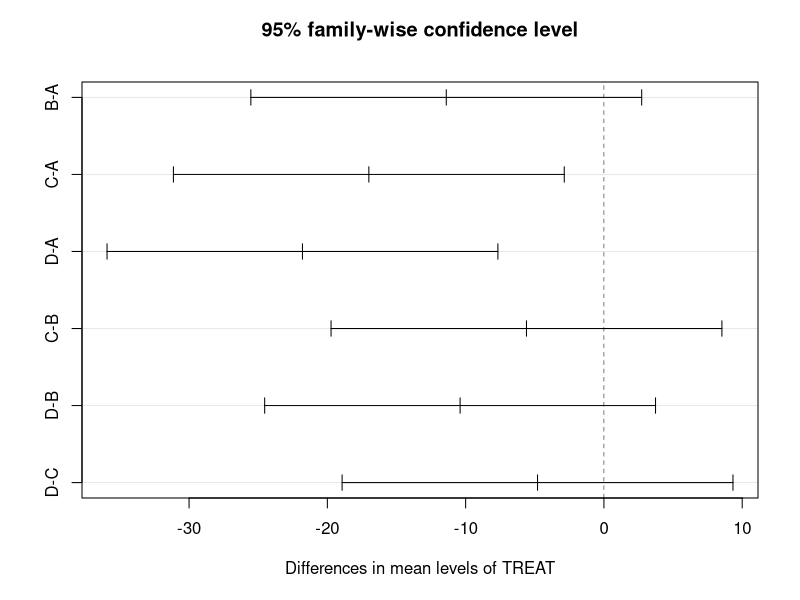
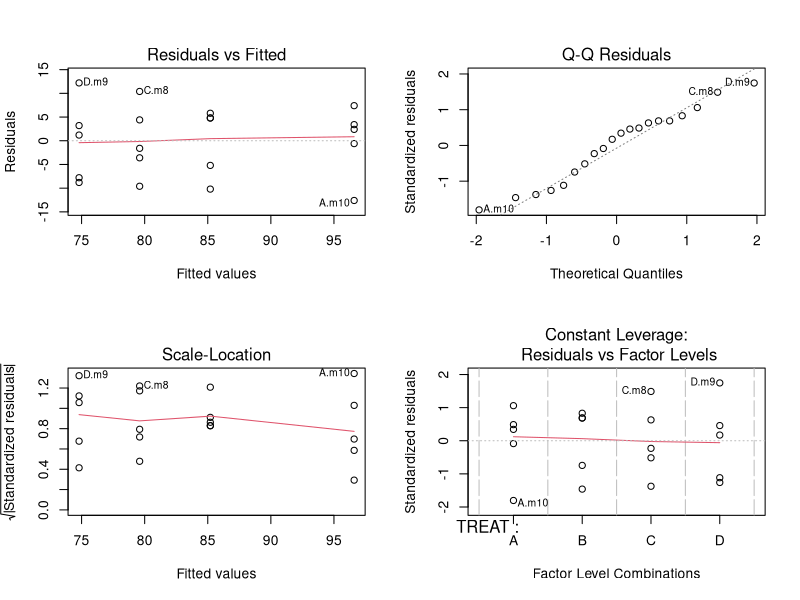
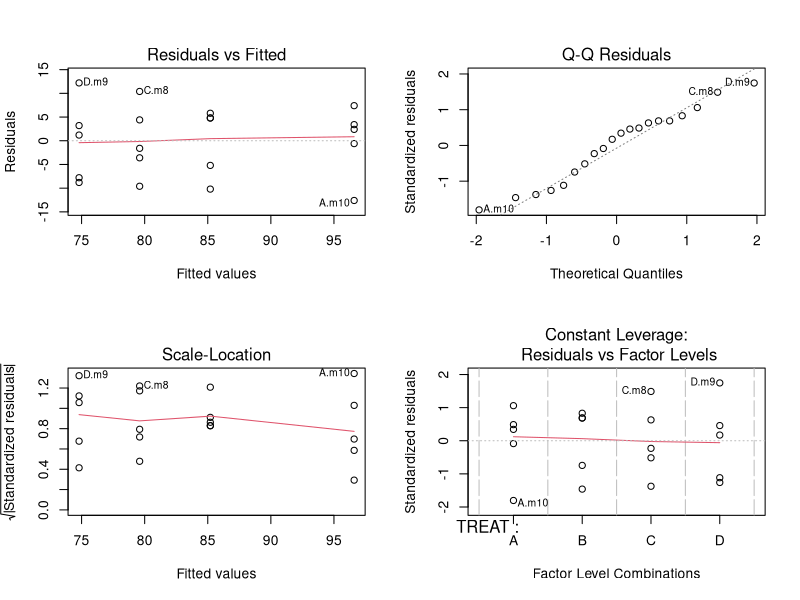
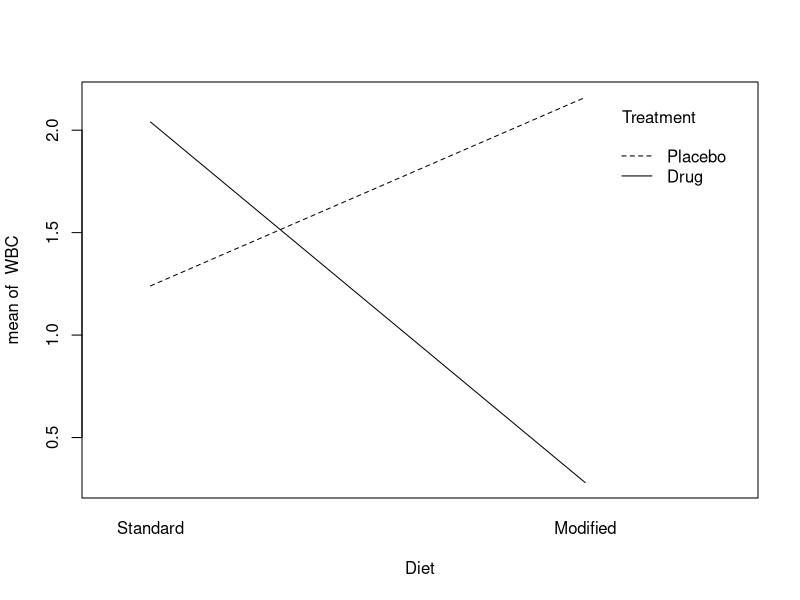
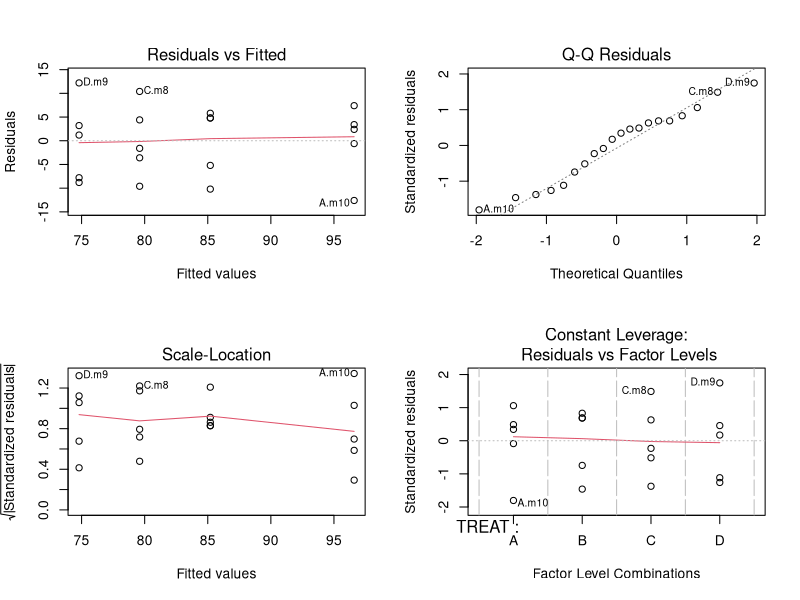

Reproduce these figures in R, in order.
## ---- chunk 1
library(dplyr)
## ---- chunk 2
mice <- paste0("m",1:20)
## ---- chunk 3
randomized<- sample (mice, 20)
TREAT<-rep(LETTERS[1:4], each=5)
names(randomized) <- TREAT
## ---- chunk 4
RESP <- c(96,99,100,104,84,91,90,75,80,90,70,90,84,76,78,78,87,67,66,76)
names(RESP) <- paste(names(randomized), randomized, sep=".")
## ---- chunk 5
dades<-data.frame (TREAT, RESP)
dades$TREAT <- as.factor(TREAT)

kableExtra::kable(dades) %>%  kableExtra::kable_styling(full_width=FALSE)

## ---- chunk 6
model <- RESP ~ TREAT

aov1<-aov (model, data=dades)
summary(aov1)

model.tables(aov1)
model.tables(aov1,type="means") # Mitjanes dels grups
## ---- chunk 7
(hsd=TukeyHSD(aov1,which="TREAT",conf=0.95))
plot(hsd)

## ---- chunk 8
opt<- par(mfrow=c(2,2))
plot(aov1)
par(opt)
## ---- chunk 9
dades<-expand.grid(medium=1:4, Tx =1:6)
## ---- chunk 10
regeneration <- c(34.98,41.22,36.94,39.97,40.89,46.69, 46.65, 41.90, 42.07, 49.42, 52.68, 42.91, 37.18, 45.85, 40.23, 39.20, 37.99, 41.99, 37.61, 40.45, 34.89, 50.15, 44.57, 43.29)
dades <-cbind(dades, regeneration)
dades$medium<-as.factor(dades$medium)
dades$Tx<-as.factor(dades$Tx)
kableExtra::kable(dades) %>%  kableExtra::kable_styling(full_width=FALSE)
## ---- chunk 11
model.1<- regeneration ~ medium + Tx
model.1
## ---- chunk 12
aov.1<-aov (model.1, data=dades)
summary(aov.1)
# equatiomatic::extract_eq(aov.1)
## ---- chunk 13
model.0<- regeneration ~  Tx
aov.0<-aov (model.0, data=dades)
summary(aov.0)
## ---- chunk 14
opt<- par(mfrow=c(2,2))
plot(aov1)
par(opt)

## ---- chunk 15
dades<-expand.grid(replica=1:5, Diet = c("Standard", "Modified"), Treatment=c("Placebo", "Drug"))
kableExtra::kable(dades) %>% kableExtra::kable_styling(full_width=FALSE)
## ---- chunk 16
participants <- paste0("i", 1:20)
assignments <- cbind(dades, Partic=sample(participants))
kableExtra::kable(assignments) %>% kableExtra::kable_styling(full_width=FALSE)

## ---- chunk 17
WBC<-c( 2, .7, 1, 1.2, 1.3, 1.9, 1.9, 3.5, 1.2, 2.3, 2.4, 2.6, 1.9, 1.6, 1.7, 0.4, 0.2, 0.1, 0.4, 0.3)
names(WBC)<- assignments$Partic
dades <- cbind(assignments, WBC)
kableExtra::kable(dades) %>% kableExtra::kable_styling(full_width=FALSE)
## ---- chunk 18
model.1<- WBC ~ Diet + Treatment # this model ignores interaction
aov.1<-aov (model.1, data=dades)
summary(aov.1)
## ---- chunk 19
model.2<- WBC ~ Diet + Treatment + Diet:Treatment
aov.2<-aov (model.2, data=dades)
summary(aov.2) # this shows that interaction had to be considered
## ---- chunk 20
with (dades, interaction.plot(Diet, Treatment, WBC))
## ---- chunk 21
opt<- par(mfrow=c(2,2)); plot(aov1); par(opt)
